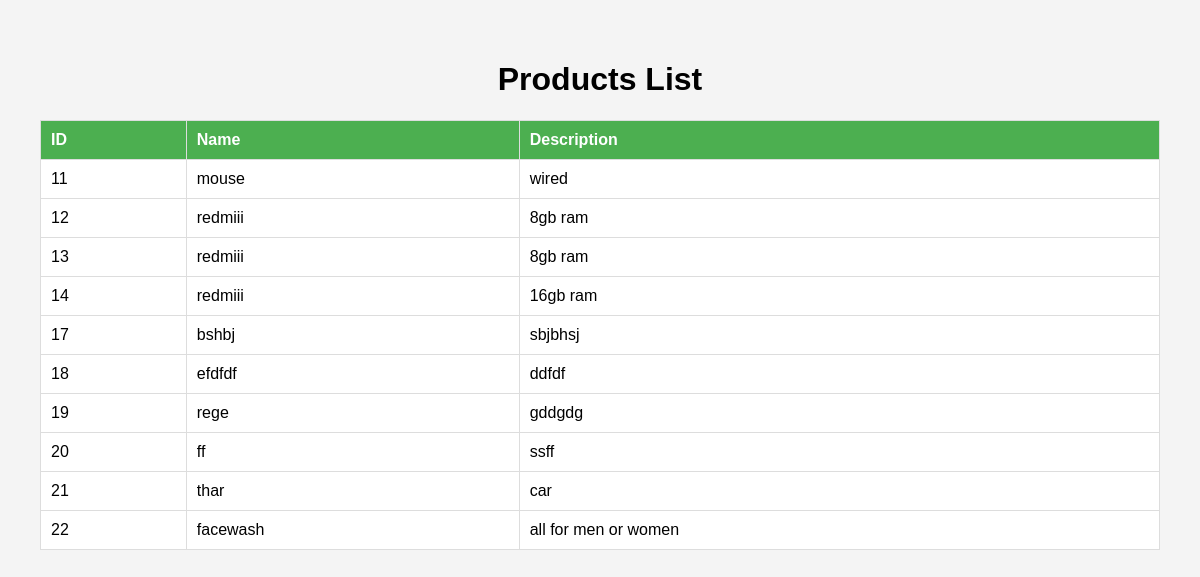
Screenshot of /products_list/ with the database file from the repository.
### app1/models.py (models this page shows, shortened)
class Product(models.Model):
    name = models.CharField(max_length=100)  # User's name
    description = models.TextField()  # Suggestion message

### app1/views.py (the view)
# urls.py: path('products_list/', Product_View_User, name='products_list'),
def Product_View_User(request):
    prod=Product.objects.all()
    return render (request,"product_list_user.html",{"products_list":prod})

### Templates/product_list_user.html (shortened to what this page needs)
<!DOCTYPE html>
<html lang="en">
<head>
</head>
<body>
    <h1>Products List</h1>
    <table>
        <tr>
            <th>ID</th>
            <th>Name</th>
            <th>Description</th>
        </tr>
        {% for i in products_list %}
        <tr>
            <td>{{ i.id }}</td>
            <td>{{ i.name }}</td>
            <td>{{ i.description }}</td>
        </tr>
        {% empty %}
        <tr>
            <td colspan="5" style="text-align: center;">No suggestions found.</td>
        </tr>
        {% endfor %}
    </table>
</body>
</html>

### Templates/product_list_user.html (style rules this page uses)
body { font-family: Arial, sans-serif; margin: 20px; padding: 20px; background-color: #f4f4f4; }
h1 { text-align: center; }
table { width: 100%; border-collapse: collapse; background: white; }
th, td { border: 1px solid #ddd; padding: 10px; text-align: left; }
th { background-color: #4CAF50; color: white; }

### rows the page displays
Product: id "11", name "mouse", description "wired"
Product: id "12", name "redmiii", description "8gb ram"
Product: id "13", name "redmiii", description "8gb ram"
Product: id "14", name "redmiii", description "16gb ram"
Product: id "17", name "bshbj", description "sbjbhsj"
Product: id "18", name "efdfdf", description "ddfdf"
Product: id "19", name "rege", description "gddgdg"
Product: id "20", name "ff", description "ssff"
Product: id "21", name "thar", description "car"
Product: id "22", name "facewash", description "all for men or women"
